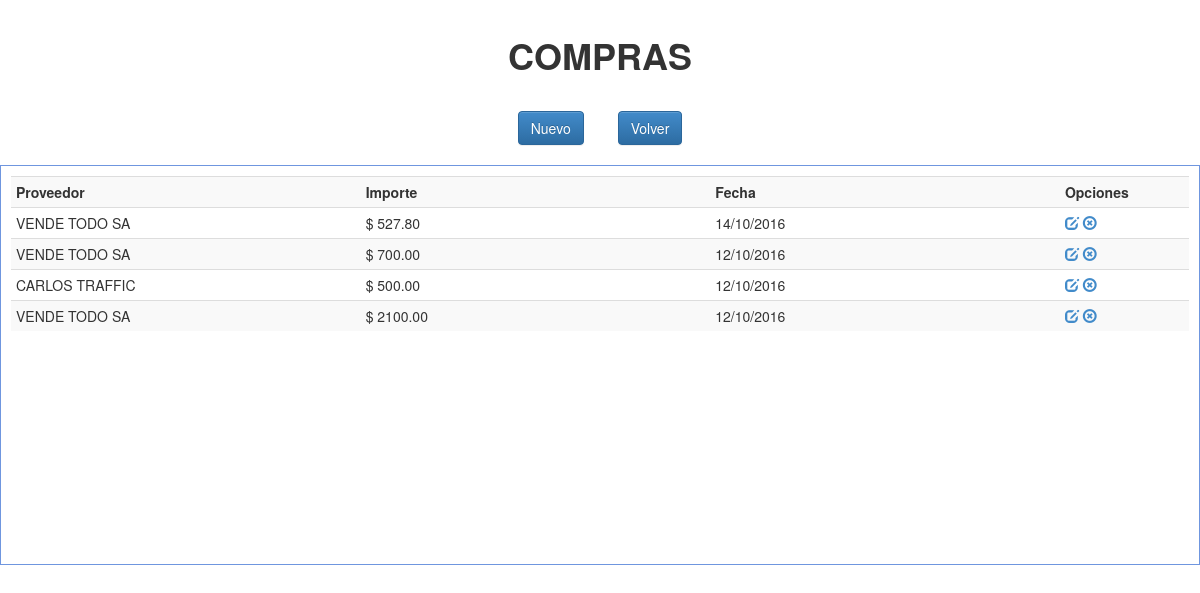
Screenshot of /php/compras.php with the database file from the repository.
### tables this page shows
CREATE TABLE IF NOT EXISTS `compras` (
  `id_compra` int(11) NOT NULL AUTO_INCREMENT,
  `importe_compra` decimal(10,2) NOT NULL,
  `fecha_compra` date NOT NULL,
  `id_provee_compra` int(11) NOT NULL,
  PRIMARY KEY (`id_compra`)
);

CREATE TABLE IF NOT EXISTS `proveedores` (
  `id_prove` int(11) NOT NULL AUTO_INCREMENT,
  `nomb_prove` varchar(35) NOT NULL,
  `tipo_prove` int(11) NOT NULL,
  `direccion_prove` varchar(50) NOT NULL,
  `celular_prove` bigint(13) NOT NULL,
  `fecha_reg_prove` date NOT NULL,
  `cuil_prove` bigint(11) NOT NULL,
  `email_prove` varchar(100) NOT NULL,
  PRIMARY KEY (`id_prove`)
);

### php/conexion.php (called while the page is built, shortened)
<?php
function fechaNormal($fecha){
		$nfecha = date('d/m/Y',strtotime($fecha));
		return $nfecha;
}
?>

### php/compras.php (the view, shortened to what this page needs)
<!DOCTYPE html PUBLIC "-//W3C//DTD XHTML 1.0 Transitional//EN" "http://www.w3.org/TR/xhtml1/DTD/xhtml1-transitional.dtd">
<html xmlns="http://www.w3.org/1999/xhtml">
<head>
<link href="../css/estilo.css" rel="stylesheet">
<link href="../bootstrap/css/bootstrap.css" rel="stylesheet">
<link href="../bootstrap/css/bootstrap.min.css" rel="stylesheet">
<link href="../bootstrap/css/bootstrap-theme.css" rel="stylesheet">
<link href="../bootstrap/css/bootstrap-theme.min.css" rel="stylesheet">
</head>
<body>
    <header><big><strong><font color="#333333">COMPRAS</strong></big></header>
    <section>
    <table border="0" align="center">
        <tr>
            <td width="100"><button id="nuevo-comp" class="btn btn-primary">Nuevo</button></td>
            <td witdh="200"><form><button id="volver" class="btn btn-primary"  onclick="history.back()">Volver</button></form></td>
        </tr>
    </table>
    </section>
    <div class="registros" id="agrega-registros">
        <table class="table table-striped table-condensed table-hover">
            <tr>
                <th width="200">Proveedor</th>
                <th width="200">Importe</th>
                <th width="200">Fecha</th>
                <th width="50">Opciones</th>
            </tr>
        <?php
            include('../php/conexion.php');
            $registro = mysql_query("SELECT * FROM compras, proveedores WHERE id_prove = id_provee_compra ORDER BY id_compra DESC");
            while($registro2 = mysql_fetch_array($registro)){
                echo '<tr>
                        <td>'.$registro2['nomb_prove'].'</td>
                        <td>$ '.$registro2['importe_compra'].'</td>
                        <td>'.fechaNormal($registro2['fecha_compra']).'</td>
                        <td><a href="javascript:editarCompra('.$registro2['id_compra'].');" class="glyphicon glyphicon-edit"></a> <a href="javascript:eliminarCompra('.$registro2['id_compra'].');" class="glyphicon glyphicon-remove-circle"></a></td>
                    </tr>';
            }
        ?>
        </table>
    </div>
</body>
</html>

### css/estilo.css (style rules this page uses)
body { margin:0px; font-family:"Trebuchet MS", Arial, Helvetica, sans-serif; min-width:1000px; }
header { margin:auto; padding:10px; font-size:30px; width:500px; text-align:center; margin-top:20px; }
section { margin-top:20px; }
.registros { margin:auto; width:1200px; margin-top:20px; border:1px solid #6F96DF; height:400px; overflow: auto; padding:10px; }

### rows the page displays
compras: proveedores.nomb_prove "VENDE TODO SA", importe_compra "527.80", fecha_compra "14/10/2016"
compras: proveedores.nomb_prove "VENDE TODO SA", importe_compra "700.00", fecha_compra "12/10/2016"
compras: proveedores.nomb_prove "CARLOS TRAFFIC", importe_compra "500.00", fecha_compra "12/10/2016"
compras: proveedores.nomb_prove "VENDE TODO SA", importe_compra "2100.00", fecha_compra "12/10/2016"
